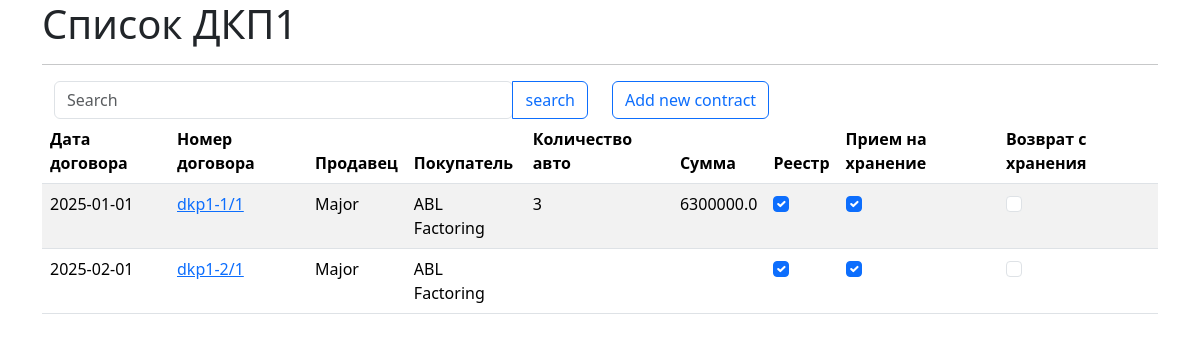
The page / on the database its author committed.
### tables this page shows
CREATE TABLE dkp1 (
id integer PRIMARY KEY AUTOINCREMENT,
number text,
contract_date text,
seller_id integer,
buyer_id integer,
created_at text,
updated_at text,
deleted_at text
);

### main.py (the view)
@app.route('/')
def index():
    db = get_db()
    dbase = FDataBase(db)
    res = dbase.get_dkp1_list()
    return render_template('index.html',
                           dkp1_list=res, title='Список ДКП1')

### main.py (called while the page is built)
def connect_db():
    conn = sqlite3.connect(app.config['DATABASE'])
    conn.row_factory = sqlite3.Row
    return conn

def get_db():
    if not hasattr(g, 'link_db'):
        g.link_db = connect_db()
    return g.link_db

### templates/index.html (shortened to what this page needs)
{% extends 'base.html' %}
{% block content %}
<div class="container">
    <div class="row">
        <div class="input-group col-sm">
            <input aria-describedby="search-addon" aria-label="Search" class="form-control rounded" placeholder="Search"
                   type="search"/>
            <button class="btn btn-outline-primary" data-mdb-ripple-init type="button">search</button>
        </div>
        <div class="col-sm">
            <a class="btn btn-outline-primary" href="/add_dkp1" role="button">Add new contract</a>
        </div>
    </div>
</div>
<table class="table table-striped table-hover" id="data">
    <thead>
    <tr>
        <th>Дата договора</th>
        <th>Номер договора</th>
        <th>Продавец</th>
        <th>Покупатель</th>
        <th>Количество авто</th>
        <th>Сумма</th>
        <th>Реестр</th>
        <th>Прием на хранение</th>
        <th>Возврат с хранения</th>
    </tr>
    </thead>
    <tbody>
    {% for dkp1 in dkp1_list %}
    <tr>
        <td>{{ dkp1.contract_date|default('', true) }}</td>
        <td><a href="{{ url_for('show_dkp1', id_dkp1=dkp1.id)}}">{{ dkp1.number|default('', true) }}</a></td>
        <td>{{ dkp1.seller|default('', true) }}</td>
        <td>{{ dkp1.buyer|default('', true) }}</td>
        <td>{{ dkp1.cars_count|default('', true) }}</td>
        <td>{{ dkp1.summa|default('', true) }}</td>
        <td>
            <input class="form-check-input" type="checkbox" value="" id="registry_checked" checked>
        </td>
        <td>
            <input class="form-check-input" type="checkbox" value="" id="into_storage_checked" checked>
        </td>
        <td>
            <input class="form-check-input" type="checkbox" value="" id="storage_return_checked">
        </td>
    </tr>
    {% endfor %}
    </tbody>
</table>
{% endblock %}

### rows shown on the page
dkp1: contract_date "2025-01-01", number "dkp1-1/1", seller "Major", buyer "ABL Factoring", cars_count "3", summa "6300000.0"
dkp1: contract_date "2025-02-01", number "dkp1-2/1", seller "Major", buyer "ABL Factoring"
